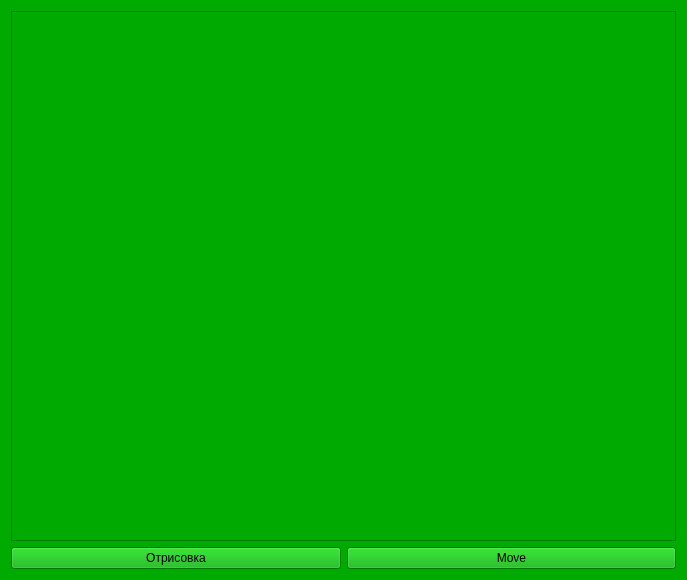
<?xml version="1.0" encoding="UTF-8"?>
<ui version="4.0">
 <class>Widget</class>
 <widget class="QWidget" name="Widget">
  <property name="geometry">
   <rect>
    <x>0</x>
    <y>0</y>
    <width>687</width>
    <height>580</height>
   </rect>
  </property>
  <property name="palette">
   <palette>
    <active>
     <colorrole role="WindowText">
      <brush brushstyle="SolidPattern">
       <color alpha="255">
        <red>0</red>
        <green>0</green>
        <blue>0</blue>
       </color>
      </brush>
     </colorrole>
     <colorrole role="Button">
      <brush brushstyle="SolidPattern">
       <color alpha="255">
        <red>0</red>
        <green>170</green>
        <blue>0</blue>
       </color>
      </brush>
     </colorrole>
     <colorrole role="Light">
      <brush brushstyle="SolidPattern">
       <color alpha="255">
        <red>0</red>
        <green>255</green>
        <blue>0</blue>
       </color>
      </brush>
     </colorrole>
     <colorrole role="Midlight">
      <brush brushstyle="SolidPattern">
       <color alpha="255">
        <red>0</red>
        <green>212</green>
        <blue>0</blue>
       </color>
      </brush>
     </colorrole>
     <colorrole role="Dark">
      <brush brushstyle="SolidPattern">
       <color alpha="255">
        <red>0</red>
        <green>85</green>
        <blue>0</blue>
       </color>
      </brush>
     </colorrole>
     <colorrole role="Mid">
      <brush brushstyle="SolidPattern">
       <color alpha="255">
        <red>0</red>
        <green>113</green>
        <blue>0</blue>
       </color>
      </brush>
     </colorrole>
     <colorrole role="Text">
      <brush brushstyle="SolidPattern">
       <color alpha="255">
        <red>0</red>
        <green>0</green>
        <blue>0</blue>
       </color>
      </brush>
     </colorrole>
     <colorrole role="BrightText">
      <brush brushstyle="SolidPattern">
       <color alpha="255">
        <red>255</red>
        <green>255</green>
        <blue>255</blue>
       </color>
      </brush>
     </colorrole>
     <colorrole role="ButtonText">
      <brush brushstyle="SolidPattern">
       <color alpha="255">
        <red>0</red>
        <green>0</green>
        <blue>0</blue>
       </color>
      </brush>
     </colorrole>
     <colorrole role="Base">
      <brush brushstyle="SolidPattern">
       <color alpha="255">
        <red>255</red>
        <green>255</green>
        <blue>255</blue>
       </color>
      </brush>
     </colorrole>
     <colorrole role="Window">
      <brush brushstyle="SolidPattern">
       <color alpha="255">
        <red>0</red>
        <green>170</green>
        <blue>0</blue>
       </color>
      </brush>
     </colorrole>
     <colorrole role="Shadow">
      <brush brushstyle="SolidPattern">
       <color alpha="255">
        <red>0</red>
        <green>0</green>
        <blue>0</blue>
       </color>
      </brush>
     </colorrole>
     <colorrole role="AlternateBase">
      <brush brushstyle="SolidPattern">
       <color alpha="255">
        <red>127</red>
        <green>212</green>
        <blue>127</blue>
       </color>
      </brush>
     </colorrole>
     <colorrole role="ToolTipBase">
      <brush brushstyle="SolidPattern">
       <color alpha="255">
        <red>255</red>
        <green>255</green>
        <blue>220</blue>
       </color>
      </brush>
     </colorrole>
     <colorrole role="ToolTipText">
      <brush brushstyle="SolidPattern">
       <color alpha="255">
        <red>0</red>
        <green>0</green>
        <blue>0</blue>
       </color>
      </brush>
     </colorrole>
     <colorrole role="PlaceholderText">
      <brush brushstyle="SolidPattern">
       <color alpha="128">
        <red>0</red>
        <green>0</green>
        <blue>0</blue>
       </color>
      </brush>
     </colorrole>
    </active>
    <inactive>
     <colorrole role="WindowText">
      <brush brushstyle="SolidPattern">
       <color alpha="255">
        <red>0</red>
        <green>0</green>
        <blue>0</blue>
       </color>
      </brush>
     </colorrole>
     <colorrole role="Button">
      <brush brushstyle="SolidPattern">
       <color alpha="255">
        <red>0</red>
        <green>170</green>
        <blue>0</blue>
       </color>
      </brush>
     </colorrole>
     <colorrole role="Light">
      <brush brushstyle="SolidPattern">
       <color alpha="255">
        <red>0</red>
        <green>255</green>
        <blue>0</blue>
       </color>
      </brush>
     </colorrole>
     <colorrole role="Midlight">
      <brush brushstyle="SolidPattern">
       <color alpha="255">
        <red>0</red>
        <green>212</green>
        <blue>0</blue>
       </color>
      </brush>
     </colorrole>
     <colorrole role="Dark">
      <brush brushstyle="SolidPattern">
       <color alpha="255">
        <red>0</red>
        <green>85</green>
        <blue>0</blue>
       </color>
      </brush>
     </colorrole>
     <colorrole role="Mid">
      <brush brushstyle="SolidPattern">
       <color alpha="255">
        <red>0</red>
        <green>113</green>
        <blue>0</blue>
       </color>
      </brush>
     </colorrole>
     <colorrole role="Text">
      <brush brushstyle="SolidPattern">
       <color alpha="255">
        <red>0</red>
        <green>0</green>
        <blue>0</blue>
       </color>
      </brush>
     </colorrole>
     <colorrole role="BrightText">
      <brush brushstyle="SolidPattern">
       <color alpha="255">
        <red>255</red>
        <green>255</green>
        <blue>255</blue>
       </color>
      </brush>
     </colorrole>
     <colorrole role="ButtonText">
      <brush brushstyle="SolidPattern">
       <color alpha="255">
        <red>0</red>
        <green>0</green>
        <blue>0</blue>
       </color>
      </brush>
     </colorrole>
     <colorrole role="Base">
      <brush brushstyle="SolidPattern">
       <color alpha="255">
        <red>255</red>
        <green>255</green>
        <blue>255</blue>
       </color>
      </brush>
     </colorrole>
     <colorrole role="Window">
      <brush brushstyle="SolidPattern">
       <color alpha="255">
        <red>0</red>
        <green>170</green>
        <blue>0</blue>
       </color>
      </brush>
     </colorrole>
     <colorrole role="Shadow">
      <brush brushstyle="SolidPattern">
       <color alpha="255">
        <red>0</red>
        <green>0</green>
        <blue>0</blue>
       </color>
      </brush>
     </colorrole>
     <colorrole role="AlternateBase">
      <brush brushstyle="SolidPattern">
       <color alpha="255">
        <red>127</red>
        <green>212</green>
        <blue>127</blue>
       </color>
      </brush>
     </colorrole>
     <colorrole role="ToolTipBase">
      <brush brushstyle="SolidPattern">
       <color alpha="255">
        <red>255</red>
        <green>255</green>
        <blue>220</blue>
       </color>
      </brush>
     </colorrole>
     <colorrole role="ToolTipText">
      <brush brushstyle="SolidPattern">
       <color alpha="255">
        <red>0</red>
        <green>0</green>
        <blue>0</blue>
       </color>
      </brush>
     </colorrole>
     <colorrole role="PlaceholderText">
      <brush brushstyle="SolidPattern">
       <color alpha="128">
        <red>0</red>
        <green>0</green>
        <blue>0</blue>
       </color>
      </brush>
     </colorrole>
    </inactive>
    <disabled>
     <colorrole role="WindowText">
      <brush brushstyle="SolidPattern">
       <color alpha="255">
        <red>0</red>
        <green>85</green>
        <blue>0</blue>
       </color>
      </brush>
     </colorrole>
     <colorrole role="Button">
      <brush brushstyle="SolidPattern">
       <color alpha="255">
        <red>0</red>
        <green>170</green>
        <blue>0</blue>
       </color>
      </brush>
     </colorrole>
     <colorrole role="Light">
      <brush brushstyle="SolidPattern">
       <color alpha="255">
        <red>0</red>
        <green>255</green>
        <blue>0</blue>
       </color>
      </brush>
     </colorrole>
     <colorrole role="Midlight">
      <brush brushstyle="SolidPattern">
       <color alpha="255">
        <red>0</red>
        <green>212</green>
        <blue>0</blue>
       </color>
      </brush>
     </colorrole>
     <colorrole role="Dark">
      <brush brushstyle="SolidPattern">
       <color alpha="255">
        <red>0</red>
        <green>85</green>
        <blue>0</blue>
       </color>
      </brush>
     </colorrole>
     <colorrole role="Mid">
      <brush brushstyle="SolidPattern">
       <color alpha="255">
        <red>0</red>
        <green>113</green>
        <blue>0</blue>
       </color>
      </brush>
     </colorrole>
     <colorrole role="Text">
      <brush brushstyle="SolidPattern">
       <color alpha="255">
        <red>0</red>
        <green>85</green>
        <blue>0</blue>
       </color>
      </brush>
     </colorrole>
     <colorrole role="BrightText">
      <brush brushstyle="SolidPattern">
       <color alpha="255">
        <red>255</red>
        <green>255</green>
        <blue>255</blue>
       </color>
      </brush>
     </colorrole>
     <colorrole role="ButtonText">
      <brush brushstyle="SolidPattern">
       <color alpha="255">
        <red>0</red>
        <green>85</green>
        <blue>0</blue>
       </color>
      </brush>
     </colorrole>
     <colorrole role="Base">
      <brush brushstyle="SolidPattern">
       <color alpha="255">
        <red>0</red>
        <green>170</green>
        <blue>0</blue>
       </color>
      </brush>
     </colorrole>
     <colorrole role="Window">
      <brush brushstyle="SolidPattern">
       <color alpha="255">
        <red>0</red>
        <green>170</green>
        <blue>0</blue>
       </color>
      </brush>
     </colorrole>
     <colorrole role="Shadow">
      <brush brushstyle="SolidPattern">
       <color alpha="255">
        <red>0</red>
        <green>0</green>
        <blue>0</blue>
       </color>
      </brush>
     </colorrole>
     <colorrole role="AlternateBase">
      <brush brushstyle="SolidPattern">
       <color alpha="255">
        <red>0</red>
        <green>170</green>
        <blue>0</blue>
       </color>
      </brush>
     </colorrole>
     <colorrole role="ToolTipBase">
      <brush brushstyle="SolidPattern">
       <color alpha="255">
        <red>255</red>
        <green>255</green>
        <blue>220</blue>
       </color>
      </brush>
     </colorrole>
     <colorrole role="ToolTipText">
      <brush brushstyle="SolidPattern">
       <color alpha="255">
        <red>0</red>
        <green>0</green>
        <blue>0</blue>
       </color>
      </brush>
     </colorrole>
     <colorrole role="PlaceholderText">
      <brush brushstyle="SolidPattern">
       <color alpha="128">
        <red>0</red>
        <green>0</green>
        <blue>0</blue>
       </color>
      </brush>
     </colorrole>
    </disabled>
   </palette>
  </property>
  <property name="windowTitle">
   <string>Widget</string>
  </property>
  <layout class="QVBoxLayout" name="verticalLayout">
   <item>
    <widget class="QGraphicsView" name="graphicsView">
     <property name="palette">
      <palette>
       <active>
        <colorrole role="Base">
         <brush brushstyle="SolidPattern">
          <color alpha="255">
           <red>0</red>
           <green>170</green>
           <blue>0</blue>
          </color>
         </brush>
        </colorrole>
       </active>
       <inactive>
        <colorrole role="Base">
         <brush brushstyle="SolidPattern">
          <color alpha="255">
           <red>0</red>
           <green>170</green>
           <blue>0</blue>
          </color>
         </brush>
        </colorrole>
       </inactive>
       <disabled>
        <colorrole role="Base">
         <brush brushstyle="SolidPattern">
          <color alpha="255">
           <red>240</red>
           <green>240</green>
           <blue>240</blue>
          </color>
         </brush>
        </colorrole>
       </disabled>
      </palette>
     </property>
    </widget>
   </item>
   <item>
    <layout class="QHBoxLayout" name="horizontalLayout">
     <item>
      <widget class="QPushButton" name="pushButton_2">
       <property name="text">
        <string>Отрисовка</string>
       </property>
      </widget>
     </item>
     <item>
      <widget class="QPushButton" name="pushButton">
       <property name="text">
        <string>Move</string>
       </property>
      </widget>
     </item>
    </layout>
   </item>
  </layout>
 </widget>
 <layoutdefault spacing="6" margin="11"/>
 <resources/>
 <connections/>
</ui>
